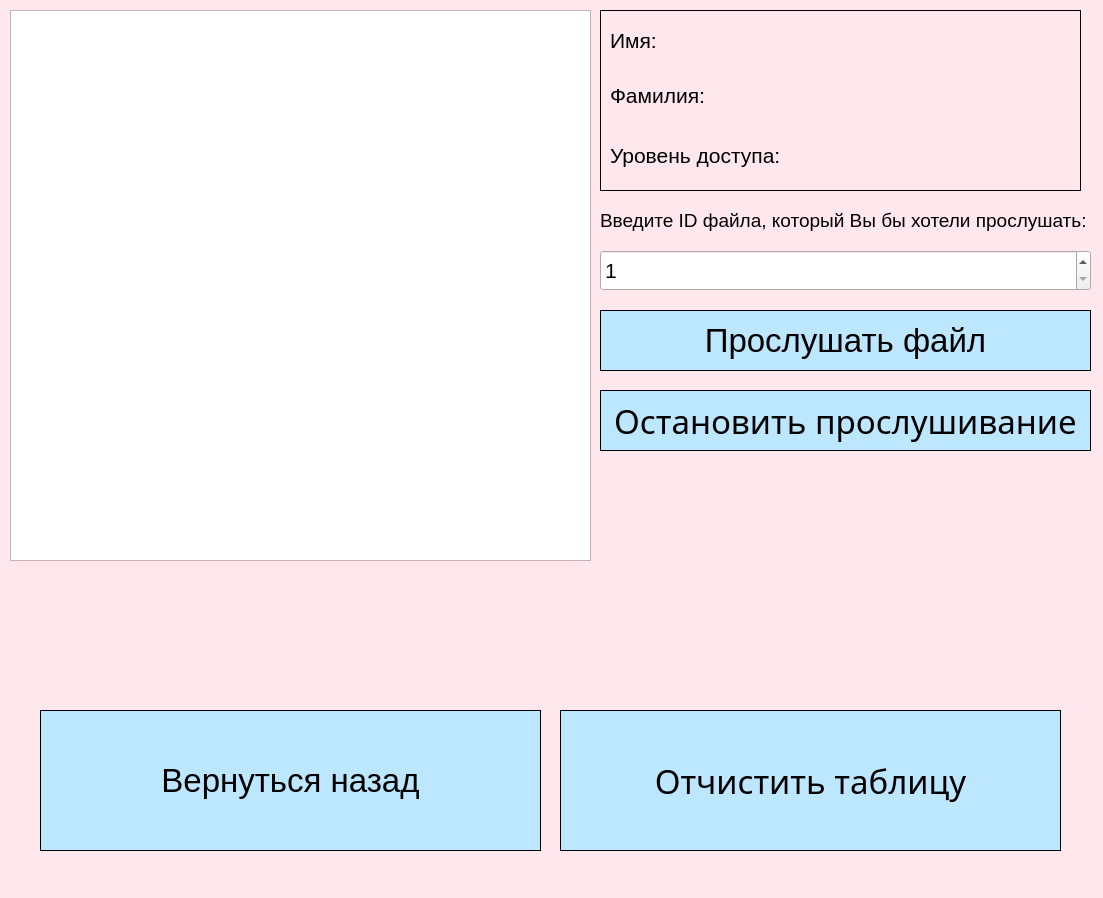
<?xml version="1.0" encoding="UTF-8"?>
<ui version="4.0">
 <class>Form</class>
 <widget class="QWidget" name="Form">
  <property name="geometry">
   <rect>
    <x>0</x>
    <y>0</y>
    <width>1103</width>
    <height>898</height>
   </rect>
  </property>
  <property name="palette">
   <palette>
    <active>
     <colorrole role="Base">
      <brush brushstyle="SolidPattern">
       <color alpha="255">
        <red>255</red>
        <green>255</green>
        <blue>255</blue>
       </color>
      </brush>
     </colorrole>
     <colorrole role="Window">
      <brush brushstyle="SolidPattern">
       <color alpha="255">
        <red>255</red>
        <green>231</green>
        <blue>238</blue>
       </color>
      </brush>
     </colorrole>
    </active>
    <inactive>
     <colorrole role="Base">
      <brush brushstyle="SolidPattern">
       <color alpha="255">
        <red>255</red>
        <green>255</green>
        <blue>255</blue>
       </color>
      </brush>
     </colorrole>
     <colorrole role="Window">
      <brush brushstyle="SolidPattern">
       <color alpha="255">
        <red>255</red>
        <green>231</green>
        <blue>238</blue>
       </color>
      </brush>
     </colorrole>
    </inactive>
    <disabled>
     <colorrole role="Base">
      <brush brushstyle="SolidPattern">
       <color alpha="255">
        <red>255</red>
        <green>231</green>
        <blue>238</blue>
       </color>
      </brush>
     </colorrole>
     <colorrole role="Window">
      <brush brushstyle="SolidPattern">
       <color alpha="255">
        <red>255</red>
        <green>231</green>
        <blue>238</blue>
       </color>
      </brush>
     </colorrole>
    </disabled>
   </palette>
  </property>
  <property name="windowTitle">
   <string>Аудиофайлы</string>
  </property>
  <widget class="QTableView" name="tableView">
   <property name="geometry">
    <rect>
     <x>10</x>
     <y>10</y>
     <width>581</width>
     <height>551</height>
    </rect>
   </property>
  </widget>
  <widget class="QLabel" name="label">
   <property name="geometry">
    <rect>
     <x>600</x>
     <y>200</y>
     <width>561</width>
     <height>41</height>
    </rect>
   </property>
   <property name="font">
    <font>
     <pointsize>14</pointsize>
    </font>
   </property>
   <property name="text">
    <string>Введите ID файла, который Вы бы хотели прослушать:</string>
   </property>
  </widget>
  <widget class="QSpinBox" name="spinBox">
   <property name="geometry">
    <rect>
     <x>600</x>
     <y>250</y>
     <width>491</width>
     <height>41</height>
    </rect>
   </property>
   <property name="font">
    <font>
     <pointsize>16</pointsize>
    </font>
   </property>
   <property name="minimum">
    <number>1</number>
   </property>
   <property name="maximum">
    <number>99999</number>
   </property>
  </widget>
  <widget class="QPushButton" name="pushButton">
   <property name="geometry">
    <rect>
     <x>600</x>
     <y>310</y>
     <width>491</width>
     <height>61</height>
    </rect>
   </property>
   <property name="font">
    <font>
     <pointsize>25</pointsize>
    </font>
   </property>
   <property name="styleSheet">
    <string notr="true">border-style: solid;
border-width: 1px;
border-color: rgb(0, 0, 0);
background-color: rgb(189, 230, 255);</string>
   </property>
   <property name="text">
    <string>Прослушать файл</string>
   </property>
  </widget>
  <widget class="QPushButton" name="pushButton_2">
   <property name="geometry">
    <rect>
     <x>40</x>
     <y>710</y>
     <width>501</width>
     <height>141</height>
    </rect>
   </property>
   <property name="font">
    <font>
     <pointsize>25</pointsize>
    </font>
   </property>
   <property name="styleSheet">
    <string notr="true">border-style: solid;
border-width: 1px;
border-color: rgb(0, 0, 0);
background-color: rgb(189, 230, 255);</string>
   </property>
   <property name="text">
    <string>Вернуться назад</string>
   </property>
  </widget>
  <widget class="QLabel" name="label_2">
   <property name="geometry">
    <rect>
     <x>600</x>
     <y>10</y>
     <width>481</width>
     <height>181</height>
    </rect>
   </property>
   <property name="styleSheet">
    <string notr="true">border-style: solid;
border-width: 1px;
border-color: rgb(0, 0, 0);</string>
   </property>
   <property name="text">
    <string/>
   </property>
  </widget>
  <widget class="QLabel" name="label_3">
   <property name="geometry">
    <rect>
     <x>610</x>
     <y>20</y>
     <width>111</width>
     <height>41</height>
    </rect>
   </property>
   <property name="font">
    <font>
     <pointsize>16</pointsize>
    </font>
   </property>
   <property name="text">
    <string>Имя:</string>
   </property>
  </widget>
  <widget class="QLabel" name="label_4">
   <property name="geometry">
    <rect>
     <x>610</x>
     <y>80</y>
     <width>101</width>
     <height>31</height>
    </rect>
   </property>
   <property name="font">
    <font>
     <pointsize>16</pointsize>
    </font>
   </property>
   <property name="text">
    <string>Фамилия:</string>
   </property>
  </widget>
  <widget class="QLabel" name="label_5">
   <property name="geometry">
    <rect>
     <x>610</x>
     <y>140</y>
     <width>181</width>
     <height>31</height>
    </rect>
   </property>
   <property name="font">
    <font>
     <pointsize>16</pointsize>
    </font>
   </property>
   <property name="text">
    <string>Уровень доступа:</string>
   </property>
  </widget>
  <widget class="QLabel" name="label_name">
   <property name="geometry">
    <rect>
     <x>790</x>
     <y>30</y>
     <width>281</width>
     <height>31</height>
    </rect>
   </property>
   <property name="font">
    <font>
     <pointsize>16</pointsize>
    </font>
   </property>
   <property name="text">
    <string/>
   </property>
  </widget>
  <widget class="QLabel" name="label_surname">
   <property name="geometry">
    <rect>
     <x>790</x>
     <y>80</y>
     <width>281</width>
     <height>31</height>
    </rect>
   </property>
   <property name="font">
    <font>
     <pointsize>16</pointsize>
    </font>
   </property>
   <property name="text">
    <string/>
   </property>
  </widget>
  <widget class="QLabel" name="label_access_level">
   <property name="geometry">
    <rect>
     <x>790</x>
     <y>140</y>
     <width>281</width>
     <height>31</height>
    </rect>
   </property>
   <property name="font">
    <font>
     <pointsize>16</pointsize>
    </font>
   </property>
   <property name="text">
    <string/>
   </property>
  </widget>
  <widget class="QLabel" name="label_error">
   <property name="geometry">
    <rect>
     <x>10</x>
     <y>580</y>
     <width>1061</width>
     <height>41</height>
    </rect>
   </property>
   <property name="font">
    <font>
     <pointsize>16</pointsize>
    </font>
   </property>
   <property name="styleSheet">
    <string notr="true">color: rgb(255, 0, 0);</string>
   </property>
   <property name="text">
    <string/>
   </property>
  </widget>
  <widget class="QPushButton" name="pushButton_3">
   <property name="geometry">
    <rect>
     <x>560</x>
     <y>710</y>
     <width>501</width>
     <height>141</height>
    </rect>
   </property>
   <property name="font">
    <font>
     <family>Microsoft New Tai Lue</family>
     <pointsize>25</pointsize>
    </font>
   </property>
   <property name="styleSheet">
    <string notr="true">border-style: solid;
border-width: 1px;
border-color: rgb(0, 0, 0);
background-color: rgb(189, 230, 255);</string>
   </property>
   <property name="text">
    <string>Отчистить таблицу</string>
   </property>
  </widget>
  <widget class="QPushButton" name="pushButton_4">
   <property name="geometry">
    <rect>
     <x>600</x>
     <y>390</y>
     <width>491</width>
     <height>61</height>
    </rect>
   </property>
   <property name="font">
    <font>
     <family>Microsoft New Tai Lue</family>
     <pointsize>25</pointsize>
    </font>
   </property>
   <property name="styleSheet">
    <string notr="true">border-style: solid;
border-width: 1px;
border-color: rgb(0, 0, 0);
background-color: rgb(189, 230, 255);</string>
   </property>
   <property name="text">
    <string>Остановить прослушивание</string>
   </property>
  </widget>
 </widget>
 <resources/>
 <connections/>
</ui>
